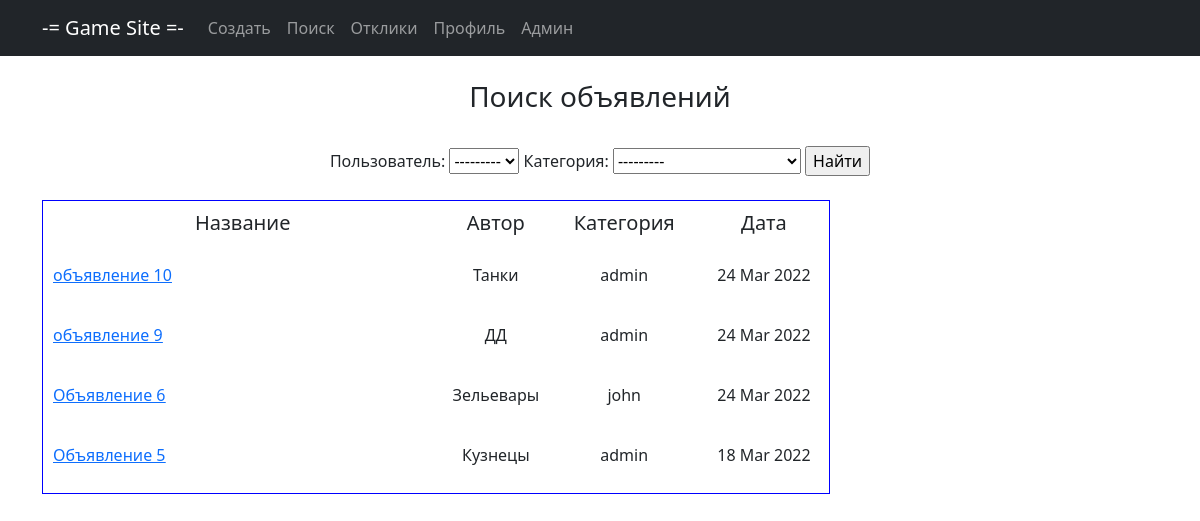
The page /search/ on the database as committed earlier.
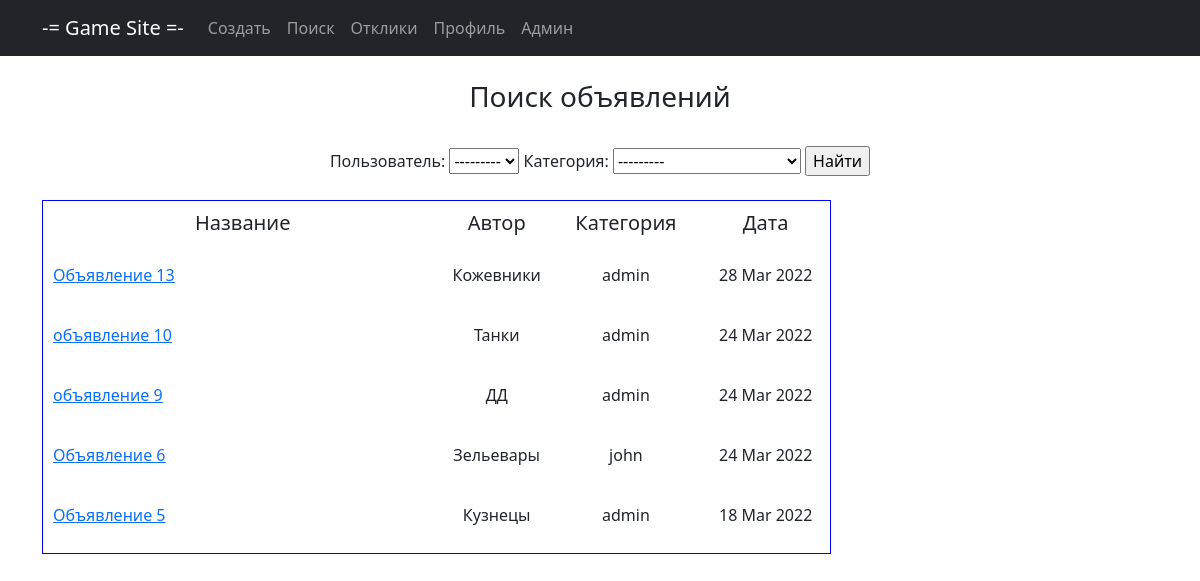
The same page on the database as committed later.
### main/models.py (models this page shows, shortened)
class Note(models.Model):
    title = models.CharField(max_length=128, verbose_name='Название')
    content = RichTextUploadingField(verbose_name='Контент')
    datetime = models.DateTimeField(auto_now_add=True, verbose_name='Дата создания')
    user = models.ForeignKey(User, blank=True, null=True, on_delete=models.CASCADE, verbose_name='Пользователь')
    category = models.ForeignKey(Category, on_delete=models.CASCADE, verbose_name='Категория')

class Category(models.Model):
    name = models.CharField(max_length=64, unique=True, verbose_name='Название')
    def __str__(self):
        return f'{self.name}'

### main/views.py (the view)
# urls.py: path('search/', NoteSearch.as_view(), name='search'),
class NoteSearch(ListView):
    model = Note
    template_name = 'note_search.html'
    context_object_name = 'note'
    ordering = ['-datetime']
    def get_context_data(self, **kwargs):
        context = super().get_context_data(**kwargs)
        context['filter'] = NoteFilter(self.request.GET, queryset=self.get_queryset())
        return context

### templates/note_search.html (shortened to what this page needs)
{% extends 'static/default.html' %}
{% block content %}
<br><h3>Поиск объявлений</h3>
<br><form method="GET">
    {{ filter.form }}
    <input type="submit" value="Найти">
</form><br>
<table cellspacing="5" cellpadding="10" border="1"
       style=" border-spacing : 10px; border-color : blue; border-style: solid;" bgcolor="FFFFFF">
    <tr>
        <td width="400">
            <h5>Название</h5>
        </td>
        <td width="100">
            <h5>Автор</h5>
        </td>
        <td width="150">
            <h5>Категория</h5>
        </td>
        <td width="130">
            <h5>Дата</h5>
        </td>
    </tr>
    {% for note in filter.qs %}
    <tr>
        <td>
            <p align="left"><a href="{% url 'detail' note.id %}"><u>{{ note.title | truncatechars:60 }}</u></a></p>
        </td>
        <td>
            <p align="center">{{ note.category }}</p>
        </td>
        <td>
            <p align="center">{{ note.user }}</p>
        </td>
        <td>
            <p align="center">{{ note.datetime | date:"d M Y" }}</p>
        </td>
    </tr>
    {% endfor %}
</table>
<br>
{% endblock content %}

Rows that differ between the two databases and show on the page:
added Note: title "Объявление 13", category "Кожевники", user "admin", datetime "28 Mar 2022"
